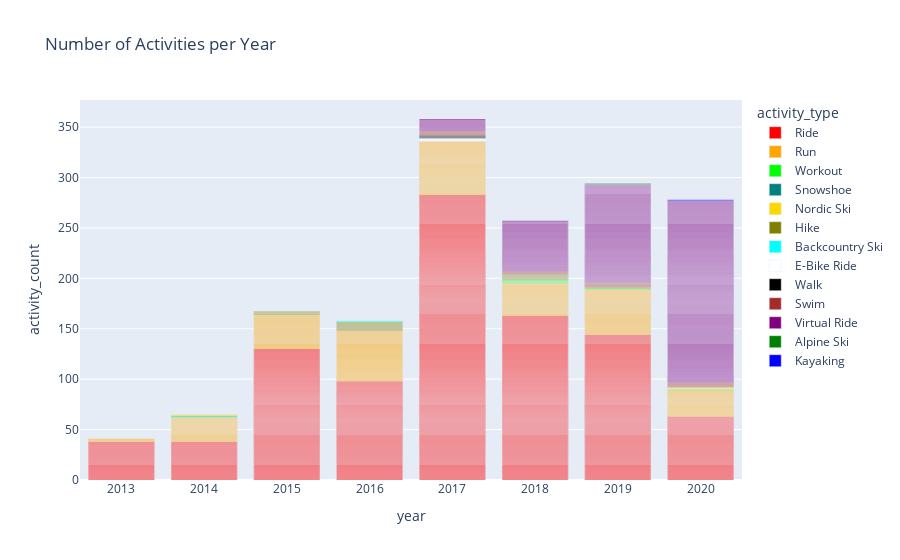

Notebook source saved alongside this figure:
### Code cell
fig = px.bar(data_strava, x="year", y="activity_count", color="activity_type", title="Number of Activities per Year",
                         color_discrete_sequence=["red","orange","lime","teal","gold","olive","cyan","white","black","brown","purple", "green", "blue", "yellow","goldenrod", "magenta"],
)
fig.show()

### Figure 1 — Plotly figure (JSON) as saved in the notebook; plotly's stock layout.template omitted (floating-point values rounded to 4 significant figures; data arrays with more than 128 entries replaced by an {"elided": "..."} marker saying what was removed)
{"data": [{"alignmentgroup": "True", "hovertemplate": "activity_type=Ride<br>year=%{x}<br>activity_count=%{y}<extra></extra>", "legendgroup": "Ride", "marker": {"color": "red"}, "name": "Ride", "offsetgroup": "Ride", "orientation": "v", "showlegend": true, "textposition": "auto", "type": "bar", "x": {"elided": "957 str values"}, "xaxis": "x", "y": {"elided": "957 int values"}, "yaxis": "y"}, {"alignmentgroup": "True", "hovertemplate": "activity_type=Run<br>year=%{x}<br>activity_count=%{y}<extra></extra>", "legendgroup": "Run", "marker": {"color": "orange"}, "name": "Run", "offsetgroup": "Run", "orientation": "v", "showlegend": true, "textposition": "auto", "type": "bar", "x": {"elided": "267 str values"}, "xaxis": "x", "y": {"elided": "267 int values"}, "yaxis": "y"}, {"alignmentgroup": "True", "hovertemplate": "activity_type=Workout<br>year=%{x}<br>activity_count=%{y}<extra></extra>", "legendgroup": "Workout", "marker": {"color": "lime"}, "name": "Workout", "offsetgroup": "Workout", "orientation": "v", "showlegend": true, "textposition": "auto", "type": "bar", "x": [" 2014", " 2018", " 2018", " 2018", " 2019", " 2020"], "xaxis": "x", "y": [1, 1, 1, 1, 1, 1], "yaxis": "y"}, {"alignmentgroup": "True", "hovertemplate": "activity_type=Snowshoe<br>year=%{x}<br>activity_count=%{y}<extra></extra>", "legendgroup": "Snowshoe", "marker": {"color": "teal"}, "name": "Snowshoe", "offsetgroup": "Snowshoe", "orientation": "v", "showlegend": true, "textposition": "auto", "type": "bar", "x": [" 2014"], "xaxis": "x", "y": [1], "yaxis": "y"}, {"alignmentgroup": "True", "hovertemplate": "activity_type=Nordic Ski<br>year=%{x}<br>activity_count=%{y}<extra></extra>", "legendgroup": "Nordic Ski", "marker": {"color": "gold"}, "name": "Nordic Ski", "offsetgroup": "Nordic Ski", "orientation": "v", "showlegend": true, "textposition": "auto", "type": "bar", "x": [" 2014", " 2020", " 2020"], "xaxis": "x", "y": [1, 1, 1], "yaxis": "y"}, {"alignmentgroup": "True", "hovertemplate": "activity_type=Hike<br>year=%{x}<br>activity_count=%{y}<extra></extra>", "legendgroup": "Hike", "marker": {"color": "olive"}, "name": "Hike", "offsetgroup": "Hike", "orientation": "v", "showlegend": true, "textposition": "auto", "type": "bar", "x": [" 2015", " 2015", " 2015", " 2016", " 2016", " 2016", " 2016", " 2016", " 2016", " 2016", " 2016", " 2016", " 2018", " 2018", " 2018", " 2018", " 2018", " 2018", " 2019", " 2019"], "xaxis": "x", "y": [1, 1, 1, 1, 1, 1, 1, 1, 1, 1, 1, 1, 1, 1, 1, 1, 1, 1, 1, 1], "yaxis": "y"}, {"alignmentgroup": "True", "hovertemplate": "activity_type=Backcountry Ski<br>year=%{x}<br>activity_count=%{y}<extra></extra>", "legendgroup": "Backcountry Ski", "marker": {"color": "cyan"}, "name": "Backcountry Ski", "offsetgroup": "Backcountry Ski", "orientation": "v", "showlegend": true, "textposition": "auto", "type": "bar", "x": [" 2016"], "xaxis": "x", "y": [1], "yaxis": "y"}, {"alignmentgroup": "True", "hovertemplate": "activity_type=E-Bike Ride<br>year=%{x}<br>activity_count=%{y}<extra></extra>", "legendgroup": "E-Bike Ride", "marker": {"color": "white"}, "name": "E-Bike Ride", "offsetgroup": "E-Bike Ride", "orientation": "v", "showlegend": true, "textposition": "auto", "type": "bar", "x": [" 2017", " 2017", " 2017"], "xaxis": "x", "y": [1, 1, 1], "yaxis": "y"}, {"alignmentgroup": "True", "hovertemplate": "activity_type=Walk<br>year=%{x}<br>activity_count=%{y}<extra></extra>", "legendgroup": "Walk", "marker": {"color": "black"}, "name": "Walk", "offsetgroup": "Walk", "orientation": "v", "showlegend": true, "textposition": "auto", "type": "bar", "x": [" 2017", " 2017", " 2017"], "xaxis": "x", "y": [1, 1, 1], "yaxis": "y"}, {"alignmentgroup": "True", "hovertemplate": "activity_type=Swim<br>year=%{x}<br>activity_count=%{y}<extra></extra>", "legendgroup": "Swim", "marker": {"color": "brown"}, "name": "Swim", "offsetgroup": "Swim", "orientation": "v", "showlegend": true, "textposition": "auto", "type": "bar", "x": [" 2017", " 2017", " 2017", " 2017", " 2018", " 2018", " 2018", " 2019", " 2019", " 2019", " 2019", " 2020", " 2020", " 2020", " 2020", " 2020"], "xaxis": "x", "y": [1, 1, 1, 1, 1, 1, 1, 1, 1, 1, 1, 1, 1, 1, 1, 1], "yaxis": "y"}, {"alignmentgroup": "True", "hovertemplate": "activity_type=Virtual Ride<br>year=%{x}<br>activity_count=%{y}<extra></extra>", "legendgroup": "Virtual Ride", "marker": {"color": "purple"}, "name": "Virtual Ride", "offsetgroup": "Virtual Ride", "orientation": "v", "showlegend": true, "textposition": "auto", "type": "bar", "x": {"elided": "339 str values"}, "xaxis": "x", "y": {"elided": "339 int values"}, "yaxis": "y"}, {"alignmentgroup": "True", "hovertemplate": "activity_type=Alpine Ski<br>year=%{x}<br>activity_count=%{y}<extra></extra>", "legendgroup": "Alpine Ski", "marker": {"color": "green"}, "name": "Alpine Ski", "offsetgroup": "Alpine Ski", "orientation": "v", "showlegend": true, "textposition": "auto", "type": "bar", "x": [" 2019"], "xaxis": "x", "y": [1], "yaxis": "y"}, {"alignmentgroup": "True", "hovertemplate": "activity_type=Kayaking<br>year=%{x}<br>activity_count=%{y}<extra></extra>", "legendgroup": "Kayaking", "marker": {"color": "blue"}, "name": "Kayaking", "offsetgroup": "Kayaking", "orientation": "v", "showlegend": true, "textposition": "auto", "type": "bar", "x": [" 2020"], "xaxis": "x", "y": [1], "yaxis": "y"}], "layout": {"barmode": "relative", "legend": {"title": {"text": "activity_type"}, "tracegroupgap": 0}, "title": {"text": "Number of Activities per Year"}, "xaxis": {"anchor": "y", "domain": [0, 1], "title": {"text": "year"}}, "yaxis": {"anchor": "x", "domain": [0, 1], "title": {"text": "activity_count"}}}}
